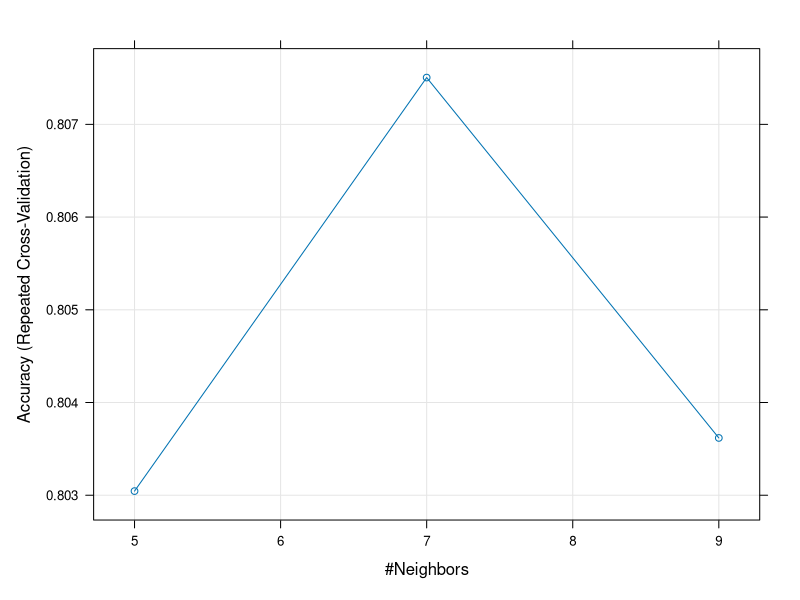
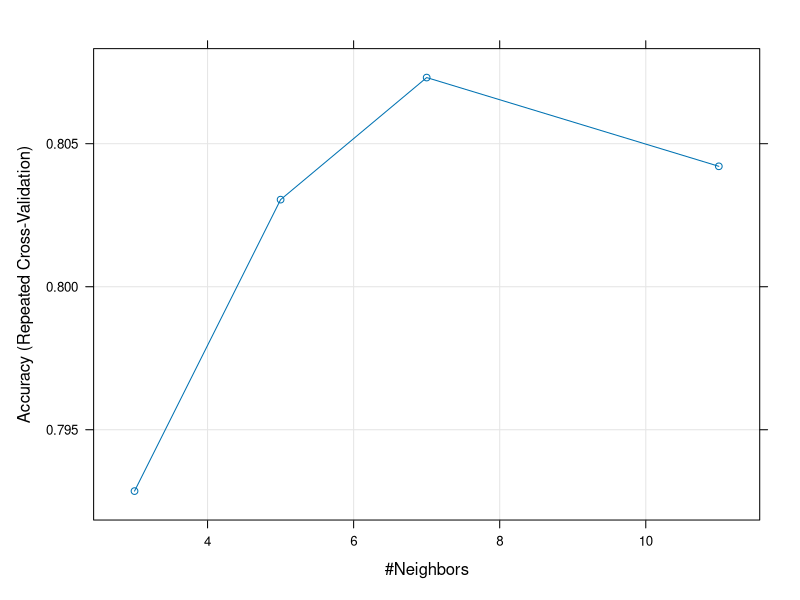
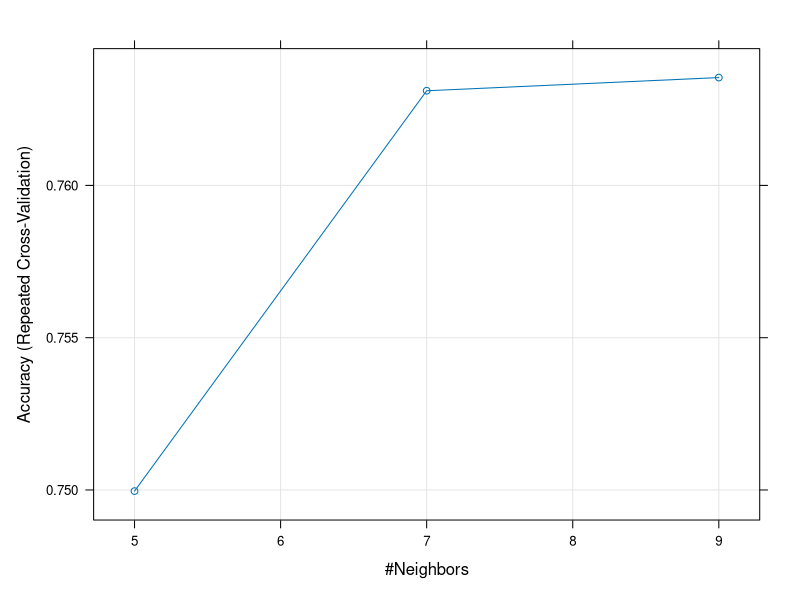
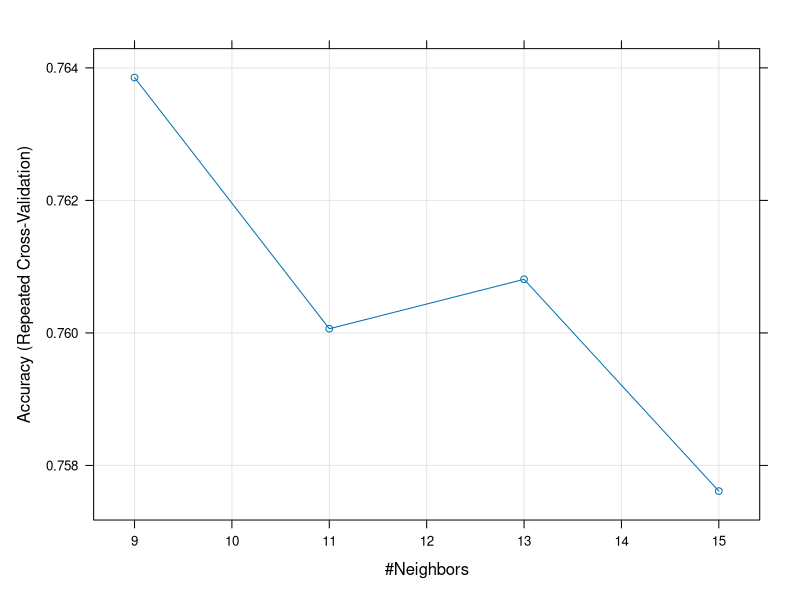
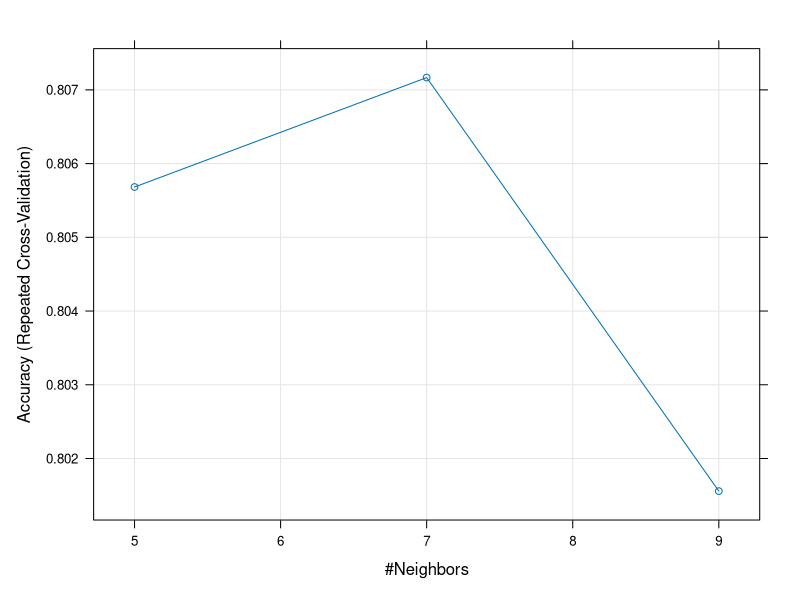
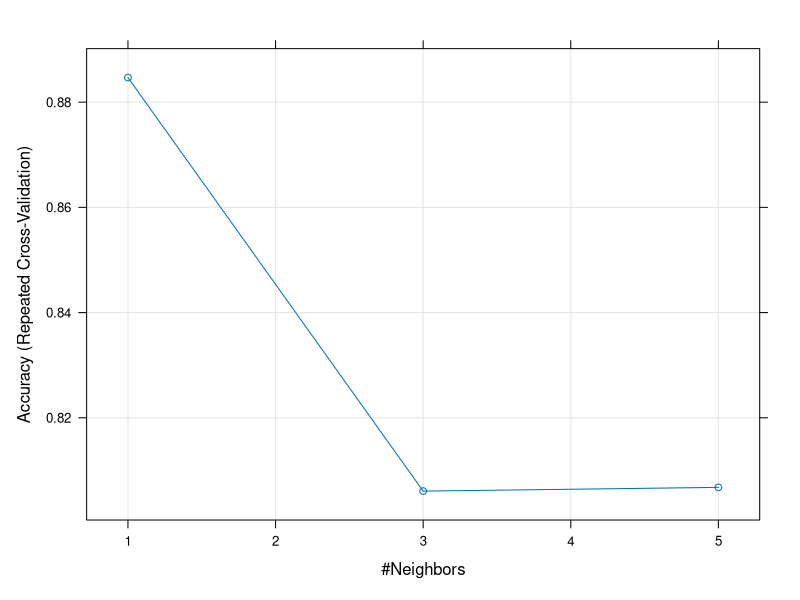

These figures' R source, in order:
## ---- chunk 1
library(dplyr)
library(ggplot2)
library(caret)
## ---- chunk 2
df <- read.csv("../data/student-por_v3.csv", stringsAsFactors = TRUE)
head(df)
## ---- chunk 3
str(df)
## ---- chunk 4
summary(df)
## ---- chunk 5
df$famsize <- factor(df$famsize, ordered = TRUE, levels = c("LE3", "GT3"))
df$Medu <- factor(df$Medu, ordered = TRUE, levels = 0:4)
df$Fedu <- factor(df$Fedu, ordered = TRUE, levels = 0:4)
df$traveltime <- factor(df$traveltime, ordered = TRUE, levels = 1:4)
df$studytime <- factor(df$studytime, ordered = TRUE, levels = 1:4)
df$failures <- factor(df$failures, ordered = TRUE, levels = 0:4)
df$famrel <- factor(df$famrel, ordered = TRUE, levels = 1:5)
df$freetime <- factor(df$freetime, ordered = TRUE, levels = 1:5)
df$goout <- factor(df$goout, ordered = TRUE, levels = 1:5)
df$Dalc <- factor(df$Dalc, ordered = TRUE, levels = 1:5)
df$Walc <- factor(df$Walc, ordered = TRUE, levels = 1:5)
df$health <- factor(df$health, ordered = TRUE, levels = 1:5)
## ---- chunk 6
df$G3 <- NULL
## ---- chunk 7
str(df)
## ---- chunk 8
summary(df)
## ---- chunk 9
set.seed(42)

train_index <- createDataPartition(
  df$result,
  p = 0.8,
  list = FALSE,
  times = 1
)

train_set <- df[train_index, ]
test_set <- df[-train_index, ]
## ---- chunk 10
nrow(train_set)
## ---- chunk 11
nrow(test_set)
## ---- chunk 12
table(train_set$result)
## ---- chunk 13
set.seed(42)

down_train_set <- downSample(
  x = train_set[, -ncol(train_set)],
  y = train_set$result,
  yname = "result"
)

table(down_train_set$result)
## ---- chunk 14
set.seed(42)

up_train_set <- upSample(
  x = train_set[, -ncol(train_set)],
  y = train_set$result,
  yname = "result"
)

table(up_train_set$result)
## ---- chunk 15
fit_control <- trainControl(
  method = "repeatedcv",
  number = 10,
  repeats = 10
)
## ---- chunk 16
train_model <- function(method = "",
                        data = train_set,
                        tuneGrid = NULL,
                        tuneLength = 3) {
  set.seed(42)

  fit <- train(
    result ~ .,
    data = data,
    method = method,
    trControl = fit_control,
    preProcess = c("center", "scale"),
    tuneGrid = tuneGrid,
    tuneLength = tuneLength
  )

  print(fit)
  
  return(fit)
}
## ---- chunk 17
evaluate_model <- function(model = NULL, alias = "", family = "") {
  pred <- predict(model, test_set)

  cm <- confusionMatrix(pred, test_set$result, mode = "prec_recall")
  print(cm)

  precision_score <- precision(pred, test_set$result)
  recall_score <- recall(pred, test_set$result)
  f1_score <- F_meas(pred, test_set$result)

  return(data.frame(
    Model = alias,
    Family = ifelse(family == "", alias, family),
    Accuracy = round(cm$overall[["Accuracy"]], 3),
    Precision = round(precision_score, 3),
    Recall = round(recall_score, 3),
    F1 = round(f1_score, 3)
  ))
}
## ---- chunk 18
knn_clf <- train_model("knn")
## ---- chunk 19
plot(knn_clf)
## ---- chunk 20
knn_clf <- train_model("knn", tuneGrid = expand.grid(k = c(3, 5, 7, 11) ))
## ---- chunk 21
plot(knn_clf)
## ---- chunk 22
knn_metrics <- evaluate_model(knn_clf, "knn")
## ---- chunk 23
down_knn_clf <- train_model("knn", down_train_set)
## ---- chunk 24
plot(down_knn_clf)
## ---- chunk 25
down_knn_clf <- train_model("knn", down_train_set, tuneGrid = expand.grid(k = c(9, 11, 13,15) ))
## ---- chunk 26
plot(down_knn_clf)
## ---- chunk 27
down_knn_metrics <- evaluate_model(down_knn_clf, "knn")
## ---- chunk 28
up_knn_clf <- train_model("knn", up_train_set)
## ---- chunk 29
plot(up_knn_clf)
## ---- chunk 30
up_knn_clf <- train_model("knn", up_train_set, tuneGrid = expand.grid(k = c(1,3,5) ))
## ---- chunk 31
plot(up_knn_clf)
## ---- chunk 32
up_knn_metrics <- evaluate_model(up_knn_clf, "knn")
